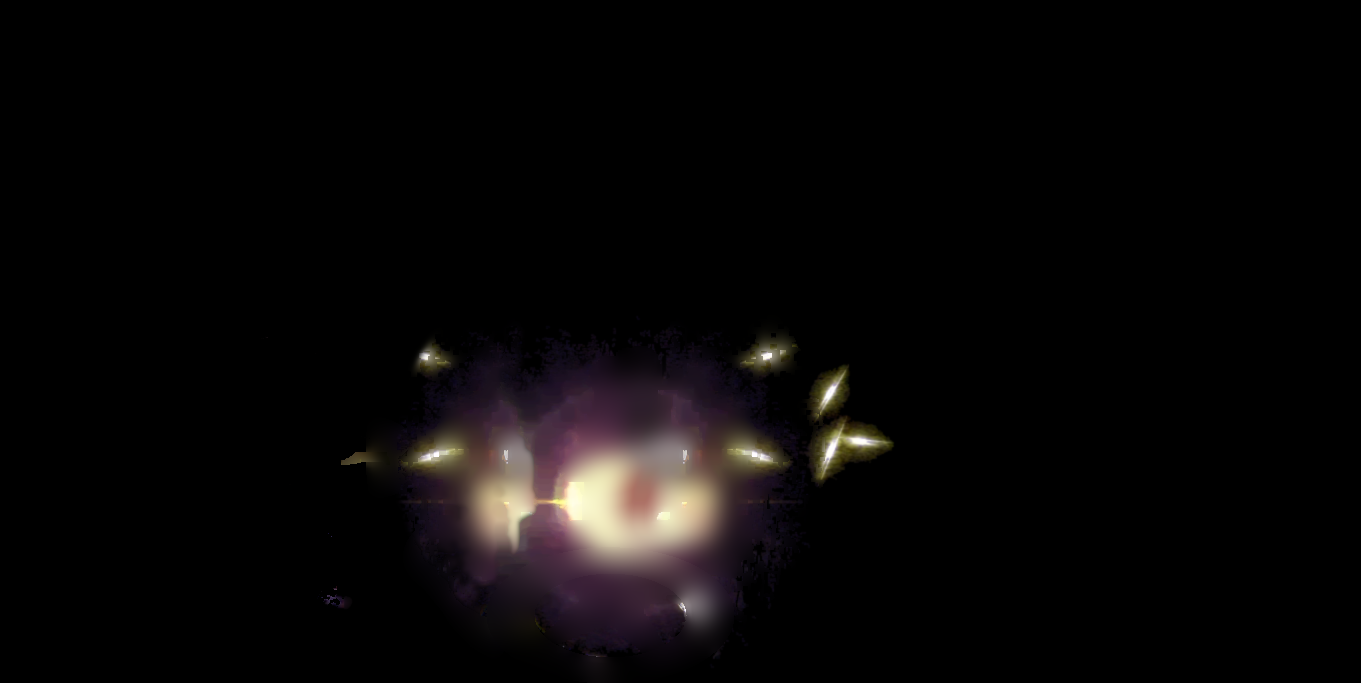
#> input picture arayuz/kaynak/efekt10/gif/efekt10_05.png, 1361 x 683 px, given in place of kare_01.png, which was not available
$ python efekt10_oynat.py
#> lines starting #> are read from the running program, lines starting #| are printed output that depends on the picture
#!/usr/bin/env python3
"""Efekt 10 — hareketli surum: kullanicinin cizdigi 4 kare + sonrasi referans klipten (patlama_son_hali, 30 kare/sn).
Zaman ölçeği: kullanicinin verdigi saniyeler 10 sn'lik yavas cekime gore (10 sn = 20 gercek kare) -> 1 yavas sn = 2 kare.
  kare 1: 00:00 (k0) · kare 2: 00:04 (k8) · kare 3: (verilmedi; ara: k15) · kare 4: 00:11 (k22)
  sonrasi: klibin sari evresi (klip kareleri 20-30, ayni yontemle cikarilmis isik katmani; kure_ref/anim/kure_NN.png), kare 4 olcegiyle (1.513)
Anahtar kareler arasinda 2 karelik yumusak gecis. Tuval 920x920, merkez ortada; isik toplamali (siyah = saydam).
Cikti: kareler/oynatma/oynat_NN.png (saydam), onizlemeler/efekt10_oynat.gif (gercek hiz), efekt10_oynat_yavas.mp4, efekt10_oynat_tablo.jpg"""
import os, subprocess, numpy as np
from PIL import Image, ImageDraw, ImageFont
B_=os.path.dirname(os.path.abspath(__file__)); E=os.path.join(B_,"..","..","kaynak","efekt10"); K=os.path.join(E,"kareler"); ONZ=os.path.join(B_,"..","..","onizlemeler")
TUVAL=920; OLC4=1.10*1.25*1.10
def yukle(yol,olcek):
#> called with olcek = 1
    im=Image.open(yol).convert("RGBA"); n=round(im.width*olcek); im=im.resize((n,n),Image.LANCZOS)
#> after `n = round(im.width * olcek)`: n = 1361
#> after `im = im.resize((n, n), Image.LANCZOS)`:
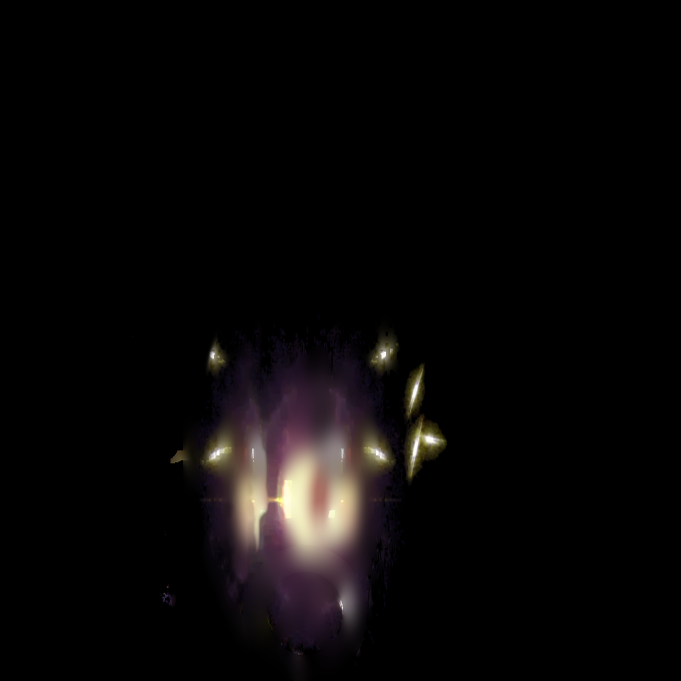
#> im: PIL image 1361x1361 RGBA (shown at 1/2 size); mean R, G, B, A 9.1, 7.3, 7.3, 255
    t=Image.new("RGBA",(TUVAL,TUVAL),(0,0,0,0)); t.alpha_composite(im,((TUVAL-n)//2,(TUVAL-n)//2))
#> after `t = Image.new('RGBA', (TUVAL, TUVAL), (0, 0, 0, 0))`: t: PIL image 920x920 RGBA; every value is 0
#> after `t.alpha_composite(im, ((TUVAL - n) // 2, (TUVAL - n) // 2))`:
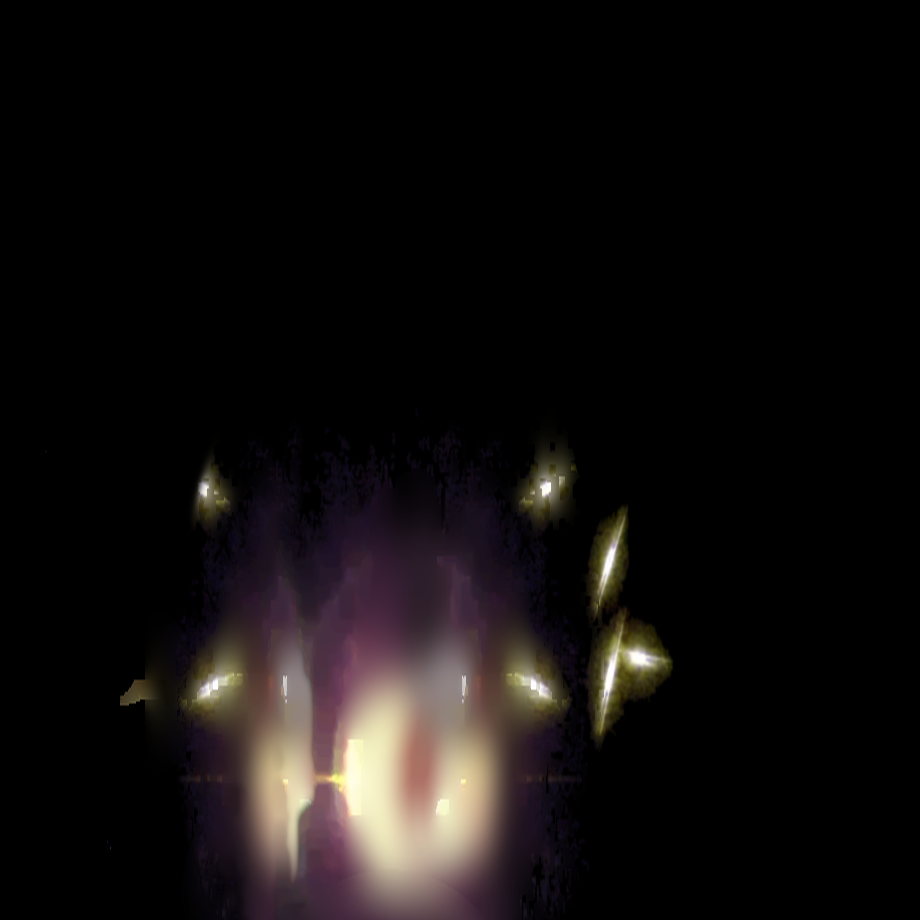
#> t: PIL image 920x920 RGBA; mean R, G, B, A 17.9, 14.6, 14.1, 255
    a=np.asarray(t).astype(np.float32)/255; return a[...,:3]*a[...,3:4]          # isik (on-carpimli)
anahtar=[(0,yukle(os.path.join(K,"olcekli","kare_01.png"),1.0)),
         (8,yukle(os.path.join(K,"olcekli","kare_02.png"),1.0)),
         (15,yukle(os.path.join(K,"olcekli","kare_03.png"),1.0))]
#> call 2 of yukle, with olcek = 1
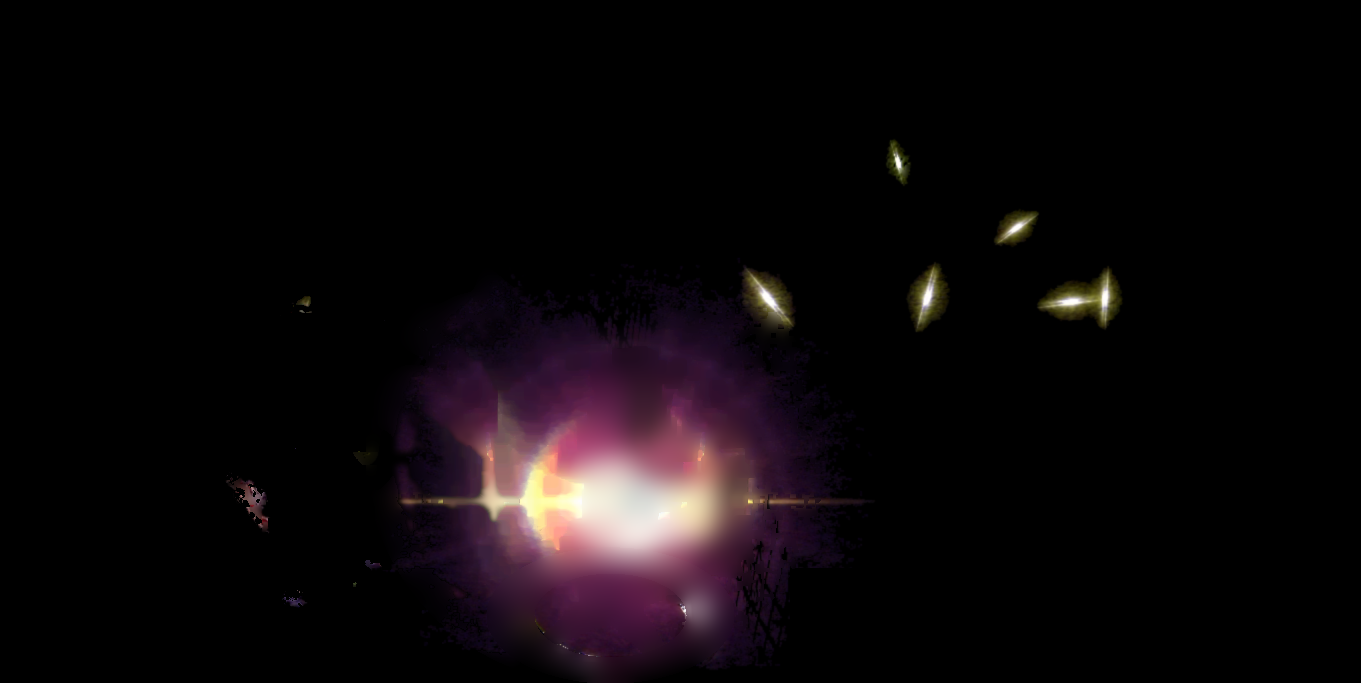
#> input picture arayuz/kaynak/efekt10/gif/efekt10_09.png, 1361 x 683 px, given in place of kare_02.png, which was not available
#> in yukle (call 2), `im = im.resize((n, n), Image.LANCZOS)`:
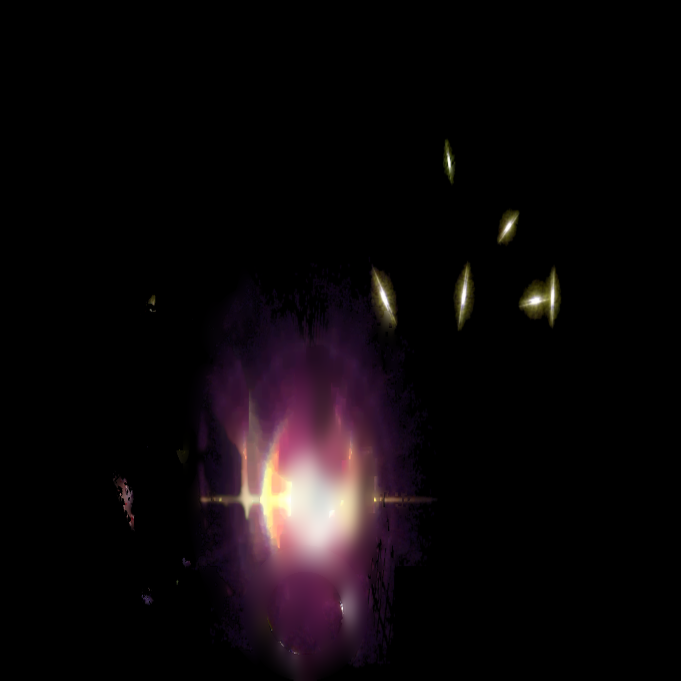
#> im: PIL image 1361x1361 RGBA (shown at 1/2 size); mean R, G, B, A 12.6, 8.1, 10.2, 255
#> in yukle (call 2), `t.alpha_composite(im, ((TUVAL - n) // 2, (TUVAL - n) // 2))`:
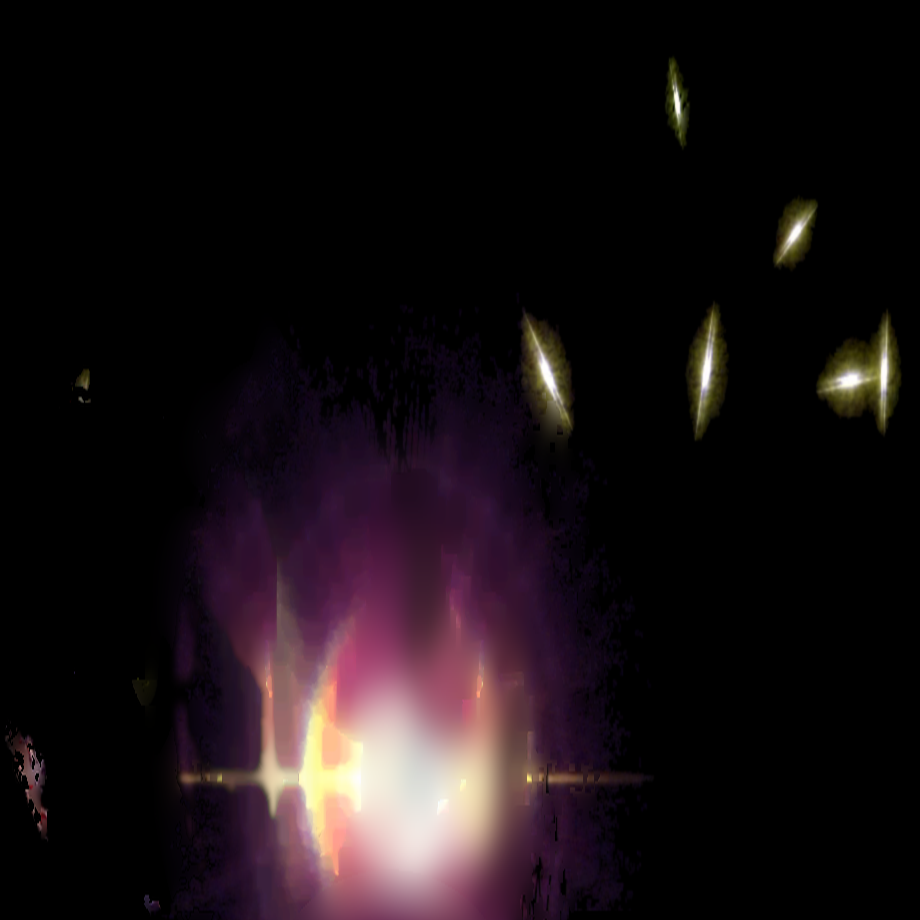
#> t: PIL image 920x920 RGBA; mean R, G, B, A 24, 16.1, 19.1, 255
klip=[yukle(os.path.join(E,"kure_ref","anim","kure_%02d.png"%n),OLC4) for n in range(20,30)]
#> (the run stopped early here; a loop or call above may not have finished)
